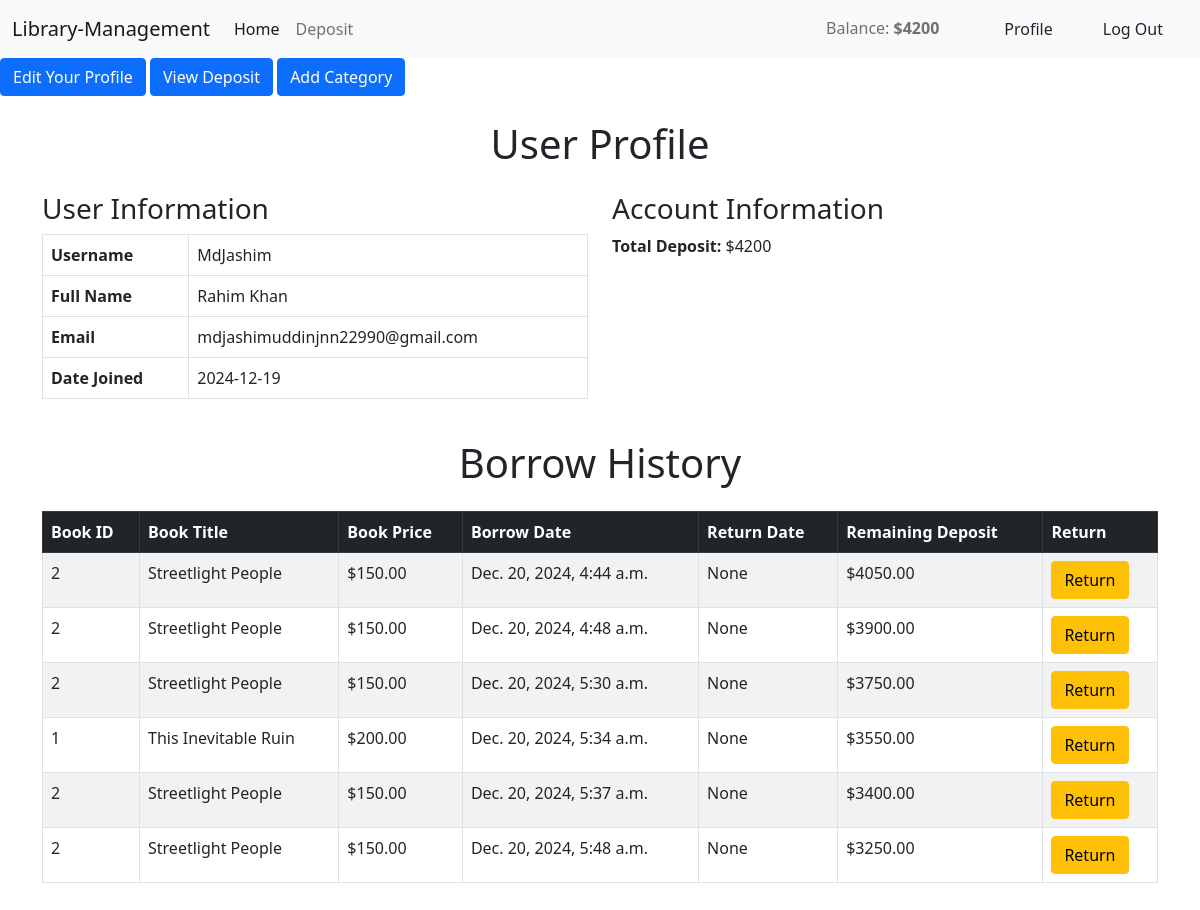
The app's page /users/profile/ (signed in) with its own data.
### books/models.py (models this page shows, shortened)
class Book(models.Model):
    category = models.ManyToManyField(Category)
    title = models.CharField(max_length=200)
    description = models.TextField()
    price = models.DecimalField(max_digits=10, decimal_places=2)
    quantity = models.PositiveIntegerField(default=1)
    image = models.ImageField(upload_to='uploads/',blank = True,null=True)
    user = models.ForeignKey(User, on_delete=models.CASCADE)
    is_available = models.BooleanField(default=True)

class Borrowing(models.Model):
    user = models.ForeignKey(User, on_delete=models.CASCADE)
    book = models.ForeignKey(Book, on_delete=models.CASCADE)
    borrow_date = models.DateTimeField(auto_now_add=True)
    return_date = models.DateTimeField(null=True, blank=True)

### users/views.py (the view)
# urls.py: path('profile/', views.profile, name='profile'),
@login_required
def profile(request):
    borrowings = Borrowing.objects.filter(user=request.user).select_related('book')
    deposits = Deposit.objects.filter(user=request.user)
    total_deposit = deposits.aggregate(Sum('amount'))['amount__sum'] or 0
    borrow_details = []
    remaining_deposit = total_deposit
    for record in borrowings:
        deposit_used = record.book.price
        remaining_deposit -= deposit_used
        borrow_details.append({
            'id': record.id,
            'book_id': record.book.id,
            'book_title': record.book.title,
            'book_price': record.book.price,
            'borrow_date': record.borrow_date,
            'return_date': record.return_date,
            'deposit_used': max(remaining_deposit, 0),
        })
    return render(request, 'profile.html', {
        'borrow_details': borrow_details,
        'total_deposit': total_deposit,
        'user': request.user,
    })

### users/context_processors.py (called while the page is built)
def deposit_balance(request):
    if request.user.is_authenticated:
        total_deposit = Deposit.objects.filter(user=request.user).aggregate(Sum('amount'))['amount__sum'] or 0
        print(f"User: {request.user}, Total Deposit: {total_deposit}")  # Debug
    else:
        total_deposit = 0
        print("User not authenticated")
    return {'total_deposit': total_deposit}

### users/templates/profile.html
{% extends "base.html" %}
{% load crispy_forms_tags %}
{% block content %}
<div>
    <a class="btn btn-primary" href="{% url 'edit_profile' %}" >Edit Your Profile </a>
    <a class="btn btn-primary" href="{% url 'view_deposite' %}" >View Deposit </a>
    <a class="btn btn-primary" href="{% url 'add_category' %}" >Add Category </a>
</div>
<h1 class="text-center my-4">User Profile</h1>
<div class="container">
  <div class="row mb-4">
    <div class="col-md-6">
      <h3>User Information</h3>
      <table class="table table-bordered">
        <tr>
          <th>Username</th>
          <td>{{ user.username }}</td>
        </tr>
        <tr>
          <th>Full Name</th>
          <td>{{ user.first_name }} {{ user.last_name }}</td>
        </tr>
        <tr>
          <th>Email</th>
          <td>{{ user.email }}</td>
        </tr>
        <tr>
          <th>Date Joined</th>
          <td>{{ user.date_joined|date:"Y-m-d" }}</td>
        </tr>
      </table>
    </div>
    <div class="col-md-6">
      <h3>Account Information</h3>
      <p><strong>Total Deposit:</strong> ${{ total_deposit }}</p>
    </div>
  </div>
  <h1 class="text-center my-4">Borrow History</h1>
  <table class="table table-bordered table-striped table-hover mb-5">
    <thead class="table-dark">
      <tr>
        <th>Book ID</th>
        <th>Book Title</th>
        <th>Book Price</th>
        <th>Borrow Date</th>
        <th>Return Date</th>
        <th>Remaining Deposit</th>
        <th>Return</th>
      </tr>
    </thead>
    <tbody>
          {% for record in borrow_details %}
          <tr>
              <td>{{ record.book_id }}</td>
              <td>{{ record.book_title }}</td>
              <td>${{ record.book_price }}</td>
              <td>{{ record.borrow_date }}</td>
              <td>{{ record.return_date }}</td>
              <td>${{ record.deposit_used }}</td>
              {% if not record.return_date %}
                  <td><a href="{% url 'return_book' borrowing_id=record.id %}" class="btn btn-warning">Return</a></td>
              {% else %}
                  <td>Returned</td>
              {% endif %}
          </tr>
          {% empty %}
              <tr>
                  <td colspan="6" class="text-center">No borrow history found.</td>
              </tr>
          {% endfor %}
    </tbody>
  </table>
</div>
{% endblock %}

### records on screen
Book: book_title "Streetlight People" "Streetlight People" "Streetlight People" "Streetlight People" "Streetlight People", book_price "150.00" "150.00" "150.00" "150.00" "150.00"
Borrowing: borrow_date "Dec. 20, 2024, 4:44 a.m."
Borrowing: borrow_date "Dec. 20, 2024, 4:48 a.m."
Borrowing: borrow_date "Dec. 20, 2024, 5:30 a.m."
Book: book_title "This Inevitable Ruin", book_price "200.00"
Borrowing: borrow_date "Dec. 20, 2024, 5:34 a.m."
Borrowing: borrow_date "Dec. 20, 2024, 5:37 a.m."
Borrowing: borrow_date "Dec. 20, 2024, 5:48 a.m."

### other values on screen
{{ total_deposit }} "4200"
{{ user.username }} "MdJashim"
{{ user.first_name }} "Rahim"
{{ user.last_name }} "Khan"
{{ user.email }} "mdjashimuddinjnn22990@gmail.com"
{{ user.date_joined|date:"Y-m-d" }} "2024-12-19"
{{ record.book_id }} "2" "2" "2" "1" "2" "2"
{{ record.return_date }} "None" "None" "None" "None" "None" "None"
{{ record.deposit_used }} "4050.00" "3900.00" "3750.00" "3550.00" "3400.00" "3250.00"
